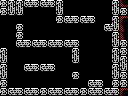

This is a level from a 2D game, rendered from its Tiled map with the project's own tilesets. A one-line summary and the complete map file follow:
An orthogonal 16x12 tile map with 8x8 px tiles, 1 tile layer (Tile Layer 1) and 5 objects (3x pushable-block, breakable-right, door-right).

<map version="1.0" orientation="orthogonal" renderorder="right-down" width="16" height="12" tilewidth="8" tileheight="8" nextobjectid="18">
 <properties>
  <property name="left" value="half-hole" />
  <property name="up" value="hole" />
 </properties>
 <tileset firstgid="1" name="tiles" tilewidth="8" tileheight="8" tilecount="256" columns="16">
  <image source="tiles.png" width="128" height="128" />
 </tileset>
 <layer name="Tile Layer 1" width="16" height="12">
  <data encoding="csv">
165,105,105,103,104,103,104,105,1,1,1,1,1,1,105,128,
165,106,106,1,1,1,1,106,1,1,1,1,1,1,106,165,
1,1,1,1,1,1,1,165,103,104,103,104,1,1,105,126,
1,1,165,1,1,1,1,1,1,1,1,1,1,103,106,150,
1,1,165,1,1,1,1,1,1,1,1,1,1,1,105,150,
1,1,103,104,103,104,103,104,103,104,1,1,1,1,106,165,
105,1,1,1,1,1,1,1,1,105,1,1,1,1,105,165,
106,1,1,1,1,1,1,1,1,106,1,1,1,1,106,105,
105,1,1,103,104,103,104,1,1,1,1,1,1,1,105,106,
106,1,1,1,1,1,1,1,1,165,1,1,1,1,106,165,
165,1,1,1,1,1,1,1,1,1,1,103,104,1,165,165,
165,103,104,103,104,165,103,104,103,104,165,103,104,103,104,126
</data>
 </layer>
 <objectgroup name="objects">
  <object id="3" type="breakable-right" x="112" y="48" width="16" height="32" />
  <object id="7" type="door-right" x="112" y="56" width="16" height="24" />
  <object id="12" type="pushable-block" x="32" y="48" width="16" height="16" />
  <object id="13" type="pushable-block" x="24" y="72" width="16" height="16" />
  <object id="14" type="pushable-block" x="32" y="24" width="16" height="16" />
 </objectgroup>
</map>
